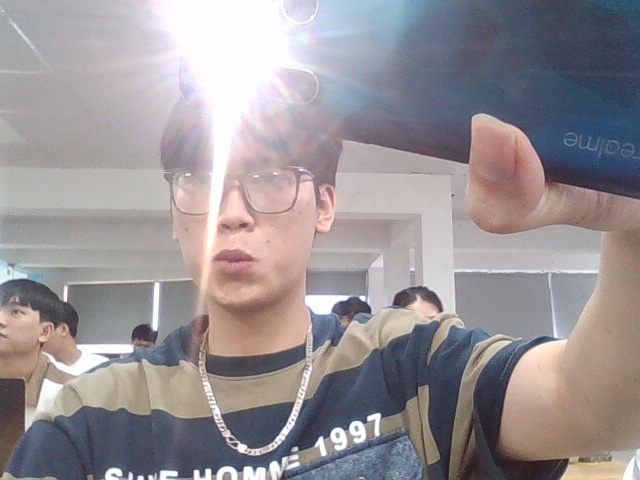
#> input picture Lap_3/captured_images/image_1.jpg, 640 x 480 px; its folder holds only this picture in this run
$ python phong_cach.py   (older library calls are emulated)
#> lines starting #> are read from the running program, lines starting #| are printed output that depends on the picture
import cv2
import numpy as np
import os


def classify_sharpness(image):

    gray = cv2.cvtColor(image, cv2.COLOR_BGR2GRAY)
    laplacian_var = cv2.Laplacian(gray, cv2.CV_64F).var()


    if laplacian_var > 100:
        return "Sắc nét"
    else:
        return "Mờ"


def classify_colorfulness(image):
    # Chuyển đổi ảnh từ không gian màu BGR sang LAB để đo mức độ màu sắc
    lab = cv2.cvtColor(image, cv2.COLOR_BGR2LAB)
    l, a, b = cv2.split(lab)
    colorfulness = np.std(a) + np.std(b)

    if colorfulness > 100:
        return "Màu sắc đậm"
    else:
        return "Màu sắc nhạt"

def classify_contrast(image):
    # Chuyển ảnh sang xám
    gray = cv2.cvtColor(image, cv2.COLOR_BGR2GRAY)

    # Đo độ tương phản bằng phương sai của cường độ ánh sáng
    contrast = np.std(gray)

    if contrast > 50:  # Ngưỡng có thể điều chỉnh
        return "Tương phản cao"
    else:
        return "Tương phản thấp"


image_folder = 'captured_images'
images = [f for f in os.listdir(image_folder) if f.endswith('.jpg')]

for img_name in images:
    img_path = os.path.join(image_folder, img_name)
    img = cv2.imread(img_path)
#> img is the input picture: shape (480, 640, 3); mean B, G, R 149.2, 145.8, 152

    # Phân loại ảnh dựa trên độ sắc nét, mức độ màu sắc và tương phản
    sharpness = classify_sharpness(img)
#> in classify_sharpness, `gray = cv2.cvtColor(image, cv2.COLOR_BGR2GRAY)`:
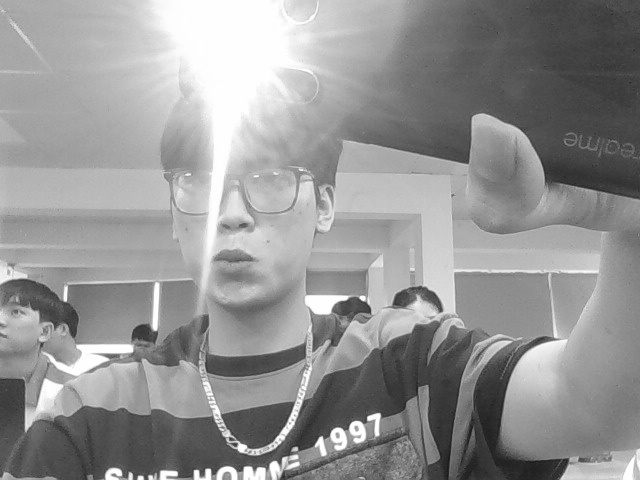
#> gray: shape (480, 640); min 22, max 255, mean 148.1
#> in classify_sharpness, `laplacian_var = cv2.Laplacian(gray, cv2.CV_64F).var()`: laplacian_var = 273
#> sharpness = 'Sắc nét'
    colorfulness = classify_colorfulness(img)
#> in classify_colorfulness, `lab = cv2.cvtColor(image, cv2.COLOR_BGR2LAB)`: lab: shape (480, 640, 3); mean of channels 0, 1, 2 154.4, 131.4, 126.9
#> in classify_colorfulness, `l, a, b = cv2.split(lab)`:
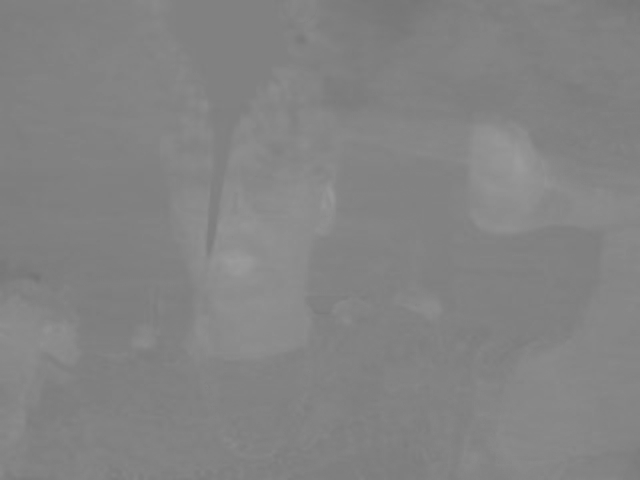
#> a: shape (480, 640); min 114, max 156, mean 131.4
#> in classify_colorfulness, `colorfulness = np.std(a) + np.std(b)`: colorfulness = 13.25
#> colorfulness = 'Màu sắc nhạt'
    contrast = classify_contrast(img)
#> in classify_contrast, `contrast = np.std(gray)`: contrast = 52.74
#> contrast = 'Tương phản cao'

    print(f'{img_name}: {sharpness}, {colorfulness}, {contrast}')
#| image_1.jpg: Sắc nét, Màu sắc nhạt, Tương phản cao

$ run again, on Lap_3/captured_images/image_13.jpg
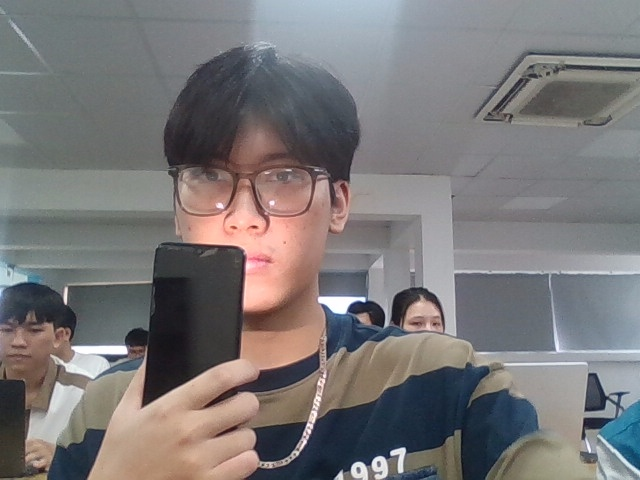
#> input picture Lap_3/captured_images/image_13.jpg, 640 x 480 px
#> img is the input picture: shape (480, 640, 3); mean B, G, R 119.5, 118.8, 121.8
#> in classify_sharpness, `gray = cv2.cvtColor(image, cv2.COLOR_BGR2GRAY)`:
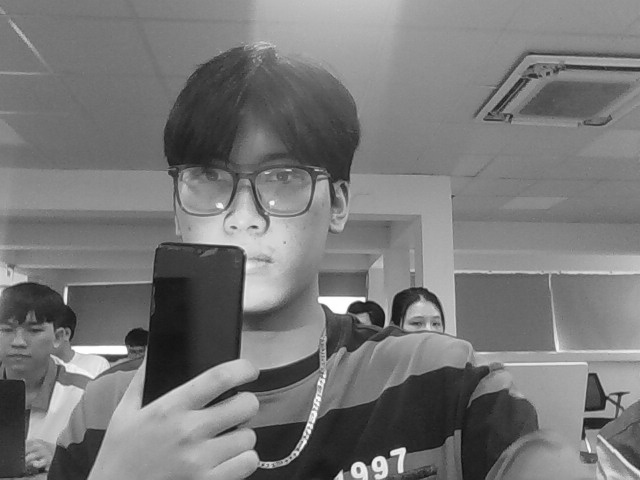
#> gray: shape (480, 640); min 11, max 255, mean 119.7
#> laplacian_var = 265.7
#> sharpness = 'Sắc nét'
#> lab: shape (480, 640, 3); mean of channels 0, 1, 2 127, 129.6, 128
#> in classify_colorfulness, `colorfulness = np.std(a) + np.std(b)`: colorfulness = 13.34
#> `colorfulness = classify_colorfulness(img)`: colorfulness = 'Màu sắc nhạt'
#> in classify_contrast, `contrast = np.std(gray)`: contrast = 42.9
#> `contrast = classify_contrast(img)`: contrast = 'Tương phản thấp'
#| image_13.jpg: Sắc nét, Màu sắc nhạt, Tương phản thấp

$ run again, on Lap_3/captured_images/image_14.jpg
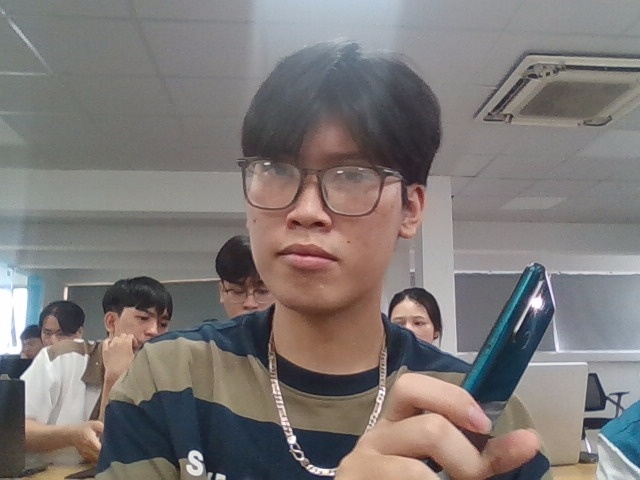
#> input picture Lap_3/captured_images/image_14.jpg, 640 x 480 px
#> img is the input picture: shape (480, 640, 3); mean B, G, R 118.5, 120, 125.7
#> in classify_sharpness, `gray = cv2.cvtColor(image, cv2.COLOR_BGR2GRAY)`:
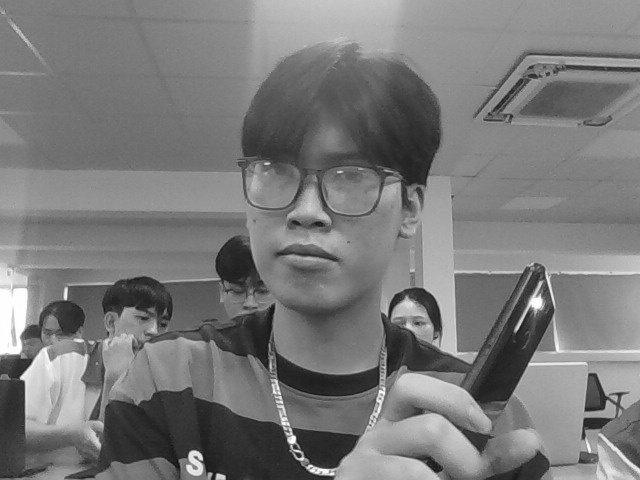
#> gray: shape (480, 640); min 17, max 255, mean 121.5
#> laplacian_var = 276.6
#> sharpness = 'Sắc nét'
#> lab: shape (480, 640, 3); mean of channels 0, 1, 2 128.9, 130.3, 129.7
#> in classify_colorfulness, `colorfulness = np.std(a) + np.std(b)`: colorfulness = 13.34
#> `colorfulness = classify_colorfulness(img)`: colorfulness = 'Màu sắc nhạt'
#> in classify_contrast, `contrast = np.std(gray)`: contrast = 40.73
#> `contrast = classify_contrast(img)`: contrast = 'Tương phản thấp'
#| image_14.jpg: Sắc nét, Màu sắc nhạt, Tương phản thấp

$ run again, on Lap_3/captured_images/image_15.jpg
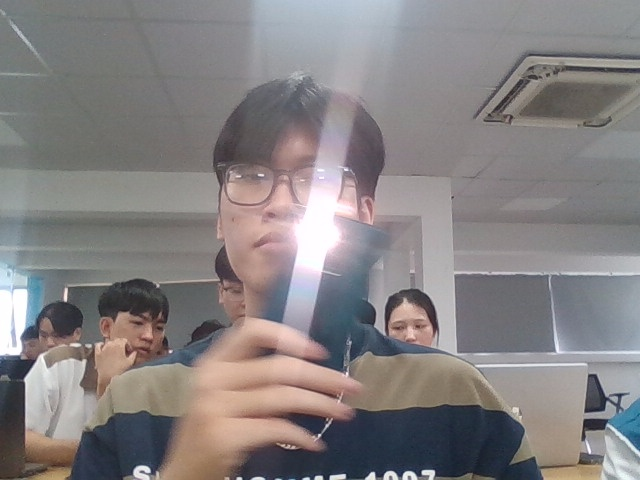
#> input picture Lap_3/captured_images/image_15.jpg, 640 x 480 px
#> img is the input picture: shape (480, 640, 3); mean B, G, R 129.9, 129.2, 133.7
#> in classify_sharpness, `gray = cv2.cvtColor(image, cv2.COLOR_BGR2GRAY)`:
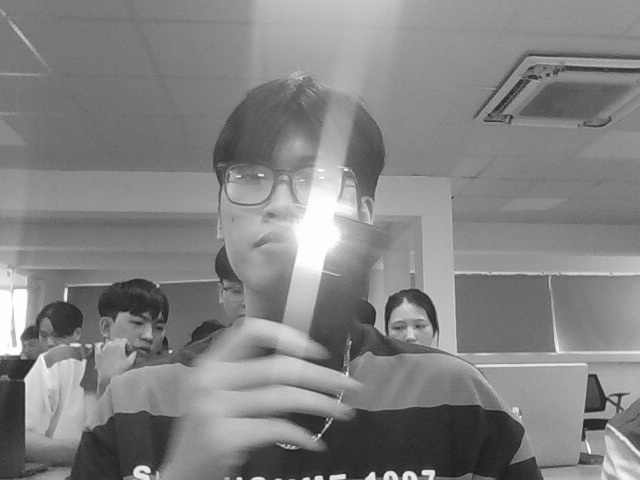
#> gray: shape (480, 640); min 24, max 255, mean 130.6
#> laplacian_var = 211
#> sharpness = 'Sắc nét'
#> lab: shape (480, 640, 3); mean of channels 0, 1, 2 138, 130.1, 128.2
#> in classify_colorfulness, `colorfulness = np.std(a) + np.std(b)`: colorfulness = 10.8
#> `colorfulness = classify_colorfulness(img)`: colorfulness = 'Màu sắc nhạt'
#> in classify_contrast, `contrast = np.std(gray)`: contrast = 40.18
#> `contrast = classify_contrast(img)`: contrast = 'Tương phản thấp'
#| image_15.jpg: Sắc nét, Màu sắc nhạt, Tương phản thấp

$ run again, on Lap_3/captured_images/image_10.jpg
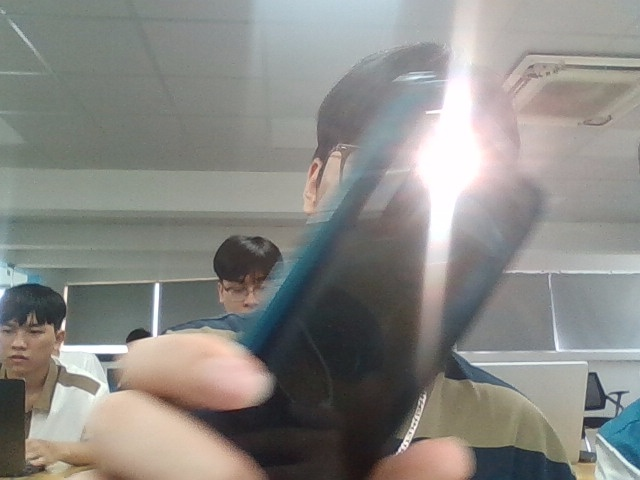
#> input picture Lap_3/captured_images/image_10.jpg, 640 x 480 px
#> img is the input picture: shape (480, 640, 3); mean B, G, R 132.4, 136.6, 137.3
#> in classify_sharpness, `gray = cv2.cvtColor(image, cv2.COLOR_BGR2GRAY)`:
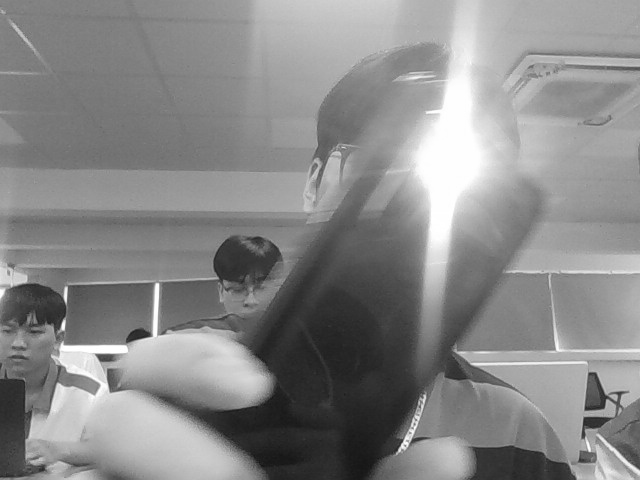
#> gray: shape (480, 640); min 19, max 255, mean 136.3
#> laplacian_var = 152.1
#> sharpness = 'Sắc nét'
#> lab: shape (480, 640, 3); mean of channels 0, 1, 2 143.6, 127.7, 130.4
#> in classify_colorfulness, `l, a, b = cv2.split(lab)`:
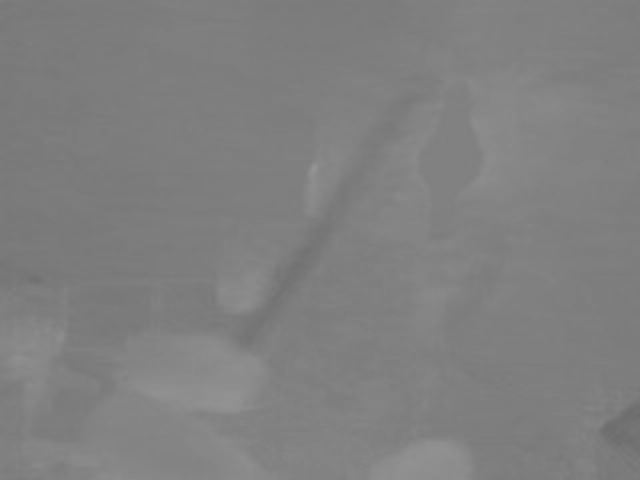
#> a: shape (480, 640); min 107, max 150, mean 127.7
#> in classify_colorfulness, `colorfulness = np.std(a) + np.std(b)`: colorfulness = 10.29
#> `colorfulness = classify_colorfulness(img)`: colorfulness = 'Màu sắc nhạt'
#> in classify_contrast, `contrast = np.std(gray)`: contrast = 48.85
#> `contrast = classify_contrast(img)`: contrast = 'Tương phản thấp'
#| image_10.jpg: Sắc nét, Màu sắc nhạt, Tương phản thấp
